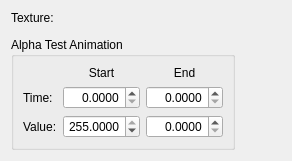
        <widget class="QWidget" name="membraneTabHoles">
         <attribute name="title">
          <string>Holes</string>
         </attribute>
         <layout class="QGridLayout" name="gridLayout_12" rowstretch="0,1,0" columnstretch="0,0,0">
          <item row="2" column="0" colspan="2">
           <widget class="QGroupBox" name="groupBox">
            <property name="title">
             <string>Alpha Test Animation</string>
            </property>
            <layout class="QGridLayout" name="gridLayout_11">
             <item row="0" column="1">
              <widget class="QLabel" name="label_36">
               <property name="text">
                <string>Start</string>
               </property>
               <property name="alignment">
                <set>Qt::AlignCenter</set>
               </property>
              </widget>
             </item>
             <item row="0" column="2">
              <widget class="QLabel" name="label_37">
               <property name="text">
                <string>End</string>
               </property>
               <property name="alignment">
                <set>Qt::AlignCenter</set>
               </property>
              </widget>
             </item>
             <item row="1" column="0">
              <widget class="QLabel" name="label_34">
               <property name="text">
                <string>Time:</string>
               </property>
               <property name="buddy">
                <cstring>membraneHoleTimeStart</cstring>
               </property>
              </widget>
             </item>
             <item row="1" column="1">
              <widget class="QDoubleSpinBox" name="membraneHoleTimeStart">
               <property name="alignment">
                <set>Qt::AlignRight|Qt::AlignTrailing|Qt::AlignVCenter</set>
               </property>
               <property name="decimals">
                <number>4</number>
               </property>
               <property name="maximum">
                <double>360.000000000000000</double>
               </property>
              </widget>
             </item>
             <item row="1" column="2">
              <widget class="QDoubleSpinBox" name="membraneHoleTimeEnd">
               <property name="alignment">
                <set>Qt::AlignRight|Qt::AlignTrailing|Qt::AlignVCenter</set>
               </property>
               <property name="decimals">
                <number>4</number>
               </property>
               <property name="maximum">
                <double>360.000000000000000</double>
               </property>
              </widget>
             </item>
             <item row="2" column="0">
              <widget class="QLabel" name="label_35">
               <property name="text">
                <string>Value:</string>
               </property>
               <property name="buddy">
                <cstring>membraneHoleAlphaStart</cstring>
               </property>
              </widget>
             </item>
             <item row="2" column="1">
              <widget class="QDoubleSpinBox" name="membraneHoleAlphaStart">
               <property name="alignment">
                <set>Qt::AlignRight|Qt::AlignTrailing|Qt::AlignVCenter</set>
               </property>
               <property name="decimals">
                <number>4</number>
               </property>
               <property name="maximum">
                <double>255.000000000000000</double>
               </property>
               <property name="value">
                <double>255.000000000000000</double>
               </property>
              </widget>
             </item>
             <item row="2" column="2">
              <widget class="QDoubleSpinBox" name="membraneHoleAlphaEnd">
               <property name="alignment">
                <set>Qt::AlignRight|Qt::AlignTrailing|Qt::AlignVCenter</set>
               </property>
               <property name="decimals">
                <number>4</number>
               </property>
               <property name="maximum">
                <double>255.000000000000000</double>
               </property>
              </widget>
             </item>
            </layout>
           </widget>
          </item>
          <item row="2" column="2">
           <spacer name="horizontalSpacer_6">
            <property name="orientation">
             <enum>Qt::Horizontal</enum>
            </property>
            <property name="sizeHint" stdset="0">
             <size>
              <width>40</width>
              <height>20</height>
             </size>
            </property>
           </spacer>
          </item>
          <item row="1" column="0" colspan="3">
           <widget class="DKTextureAssetPane" name="membraneHoleTexturePreview"/>
          </item>
          <item row="0" column="0" colspan="3">
           <layout class="QGridLayout" name="gridLayout_10">
            <item row="0" column="0">
             <widget class="QLabel" name="label_33">
              <property name="text">
               <string>Texture:</string>
              </property>
              <property name="buddy">
               <cstring>membraneHoleTexture</cstring>
              </property>
             </widget>
            </item>
            <item row="0" column="1">
             <widget class="DKGameFilePicker" name="membraneHoleTexture">
              <property name="presetConfiguration">
               <enum>DKGameFilePicker::Textures</enum>
              </property>
             </widget>
            </item>
           </layout>
          </item>
         </layout>
        </widget>
